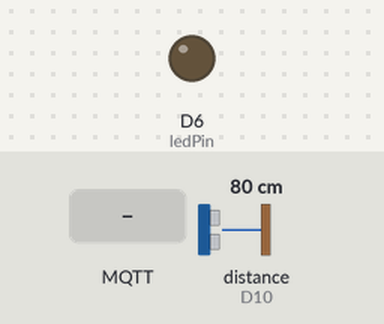
Simulated run of this sketch. Board: Arduino Nano 33 IoT. Parts: output pins drawn as LEDs (lit = HIGH). Wiring (inferred from the names in the program): ultrasonic range finder: trigger D9; echo D10. Dashed ring = blinking. Inputs (shaded band) come from the test bench; at power-on: distance to the obstacle (sensor on D10) 80 cm. The echo pulse lasts 58.3 µs per cm; WiFi joins after 1.5 s; servers stay silent unless stated; no MQTT or app messages arrive unless stated; pins used as bus, display or sensor lines are not drawn; what the sketch prints to the serial monitor is not drawn.

Above: at 7.7 s.
7.8 s: MQTT message "pat" arrives on the first subscribed topic
At 7.95 s:
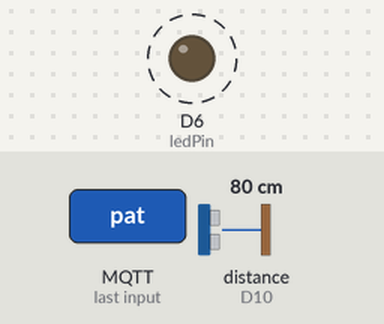
11.7 s: MQTT message "1" arrives on the first subscribed topic
At 12.1 s:
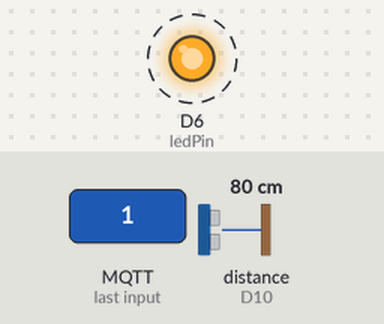
14.7 s: MQTT message "0" arrives on the first subscribed topic
At 15.1 s:
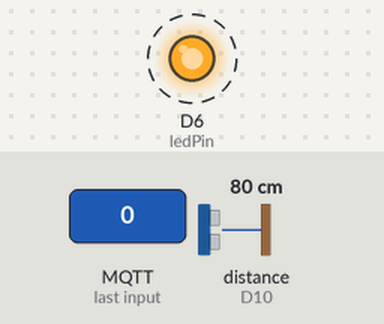
17.7 s: MQTT message "2" arrives on the first subscribed topic
At 21.4 s:
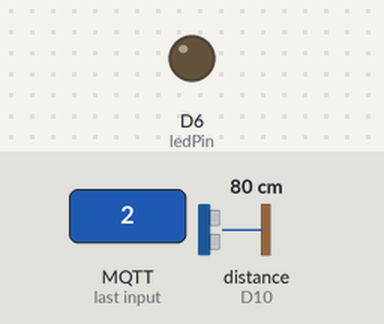
Timing chart, 0 to 21.7 s (numbered marks = the images above; inputs shaded):
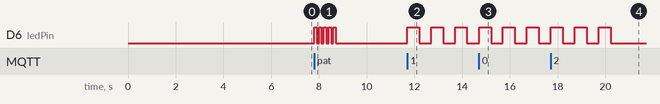

The sketch:

3.3D.ino
```cpp
//The necessary libraries that i have included for the implementation of this task
#include <WiFiNINA.h>          // For Wi-Fi connectivity on the Nano 33 IoT
#include <ArduinoMqttClient.h> // For MQTT communication

//Wifi Credentials
#define WiFi_SSID "Mi 11X Pro"
#define WiFi_PASS "12345678"

const char* Name = "Aditya";


//  MQTT Broker Configuration as given in the Tasksheet
const char broker[] = "broker.emqx.io";
const int  port     = 1883;
const char topic[]  = "SIT210/wave";

//Defining Pins for connection
const int ledPin  = 6;  // Digital pin for the LED
const int trigPin = 9;  // Ultrasonic sensor Trigger Pin
const int echoPin = 10; // Ultrasonic sensor Echo pin

//Set conditions for trigger and assigning intervals to avoid message flooding
const float waveThreshold   = 15.0;   // Distance in cm to trigger a "wave"
const long  publishInterval = 5000;   // Cooldown in ms to prevent message spam
unsigned long lastPublishTime = 0;    // Stores the last time a message was published

//Creating instances of objects
WiFiClient wifiClient;
MqttClient mqttClient(wifiClient);

// functions for connecting to Wifi and MQTT
void connectWiFi() {
  Serial.print("Attempting to connect to SSID: ");
  Serial.println(WiFi_SSID);

  // Loop until a Wi-Fi connection is established
  while (WiFi.status() != WL_CONNECTED) {
    WiFi.begin(WiFi_SSID, WiFi_PASS);
    Serial.print(".");
    delay(5000); // Wait 5 seconds for connection
  }

  Serial.println("\n✅ WiFi connected!");
  Serial.print("IP Address: ");
  Serial.println(WiFi.localIP());
}


void connectMQTT() {
  Serial.print("Connecting to MQTT broker: ");
  Serial.println(broker);

  // Set the function that will be called when a message is received
  mqttClient.onMessage(onMqttMessage);

  // Attempt to connect to the broker
  if (!mqttClient.connect(broker, port)) {
    Serial.print("MQTT connection failed! Error code = ");
    Serial.println(mqttClient.connectError());
    // If connection fails, stop the program
    while (1);
  }

  Serial.println("✅ You're connected to the MQTT broker!");

  // Subscribe to the topic to receive messages
  Serial.print("Subscribing to topic: ");
  Serial.println(topic);
  mqttClient.subscribe(topic);
}


//setup function
void setup() {

  Serial.begin(9600);
  while (!Serial); // waiting till it gets connected

  // Now i configured the pins
  pinMode(ledPin, OUTPUT);
  pinMode(trigPin, OUTPUT);
  pinMode(echoPin, INPUT);

  digitalWrite(ledPin, LOW); // We should make sure that LED is turned off first before execution

  Serial.println("SIT210 Task 3.3D - MQTT Wave & Pat System");

  // Connect to Wi-Fi and then to the MQTT Broker
  connectWiFi();
  connectMQTT();
}

void loop() {
  // This is crucial! It keeps the MQTT client alive, processing incoming
  // messages and maintaining the connection to the broker.
  mqttClient.poll();

  // Continuously check for a wave and publish a message if detected
  detectAndPublishWave();
}

//Now lets write the required functions for the implementation
/**
 * step 1: Callback function triggered when an MQTT message is received.
 * Also, the messageSize i.e. size of the incoming message should be in bytes
 */
void onMqttMessage(int messageSize) {
  Serial.println("---");
  Serial.print("Received a message on topic '");
  Serial.print(mqttClient.messageTopic());
  Serial.print("': ");

  String message = "";
  // Read the message character by character
  while (mqttClient.available()) {
    message += (char)mqttClient.read();
  }
  Serial.println(message);

  // Check the message content and react by flashing the LED
  if (message.equalsIgnoreCase("pat")) {
    Serial.println("-> It's a 'pat'! Flashing LED quickly. 🐾");
    flashForPat();
  } else {
    Serial.println("-> It's a 'wave'! Flashing LED slowly. 👋");
    flashForWave();
  }
  Serial.println("---");
}

/**
 * step2:  Detects a "wave" using the ultrasonic sensor and publishes a message.
 */
void detectAndPublishWave() {
  // Check if enough time has passed since the last publication which is required for avoiding spam
  if (millis() - lastPublishTime < publishInterval) {
    return; // Exit if not enough time has already elapsed
  }

  // Ultrasonic sensing principle
  // Ensure the trigger pin is clear before sending a pulse
  digitalWrite(trigPin, LOW);
  delayMicroseconds(2);

  // Send a 10-microsecond high pulse to trigger the sensor
  digitalWrite(trigPin, HIGH);
  delayMicroseconds(10);
  digitalWrite(trigPin, LOW);

 // Checks the duration of the travel (to be set for threshold further)
  long duration = pulseIn(echoPin, HIGH);

  // Calculate the distance in centimeters.
  // Speed of sound is approx. 343 m/s or
  // we will also divide by 2 because first it reaches to object and then back to the ultrasonic sensor
  float distance = duration * 0.0343 / 2.0;

  // Now since i am using MQTT we have to code 2 logics, 1: Publishing (Pub) / 2: Subscribe (Sub)
  // If the distance is valid and within the wave threshold...
  if (distance > 0 && distance < waveThreshold) {
    Serial.print("Wave detected! Distance: ");
    Serial.print(distance);
    Serial.println(" cm. Publishing message...");

    // publish name to the MQTT topic
    mqttClient.beginMessage(topic);
    mqttClient.print(Name);
    mqttClient.endMessage();

    // Reset the cooldown timer
    lastPublishTime = millis();
  }
}

/**
 * step3: As per the tasksheet, the number of times LED blinks is based on wave and pat
 */
void flashForWave() {
  for (int i = 0; i < 3; i++) {
    digitalWrite(ledPin, HIGH);
    delay(500);
    digitalWrite(ledPin, LOW);
    delay(500);
  }
}


void flashForPat() {
  for (int i = 0; i < 5; i++) {
    digitalWrite(ledPin, HIGH);
    delay(100);
    digitalWrite(ledPin, LOW);
    delay(100);
  }
}
```

Measured:
- after the input at 7.8 s, D6 (ledPin): alternates HIGH for 0.10 s and LOW for 0.10 s, 10 changes in all, then stays LOW, starting at once
- after the input at 11.7 s, D6 (ledPin): alternates HIGH for 0.50 s and LOW for 0.50 s, starting at once
- after the input at 14.7 s, D6 (ledPin): alternates HIGH for 0.50 s and LOW for 0.50 s, starting at once
- after the input at 17.7 s, D6 (ledPin): alternates HIGH for 0.50 s and LOW for 0.50 s, 6 changes in all, then stays LOW, starting at once
